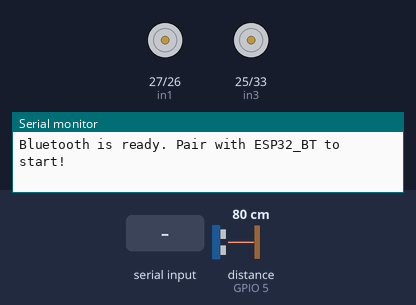
Bench run of a sketch on a simulated ESP32. Shown: motor-driver pin pairs drawn as motors (green arrow = first pin HIGH = forward, orange = second pin HIGH = backward, longer = more drive, scaled by the enable pin), the last lines printed to the serial monitor. Wiring (inferred from the names in the program): ultrasonic range finder: trigger GPIO 18; echo GPIO 5. The inputs (shaded band) are chosen by the test bench; at power-on: distance to the obstacle (sensor on GPIO 5) 80 cm. The echo pulse lasts 58.3 µs per cm; nothing arrives over Bluetooth unless stated.

Above: at 1.2 s.
1.3 s: "F" received over the second serial link
At 2.3 s:
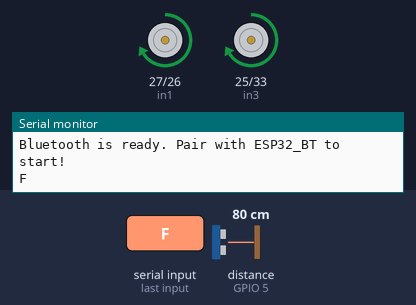
2.8 s: "B" received over the second serial link
At 3.5 s:
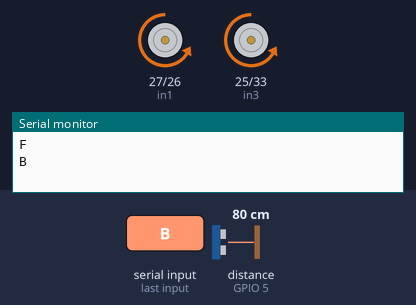
4.3 s: "L" received over the second serial link
At 4.6 s:
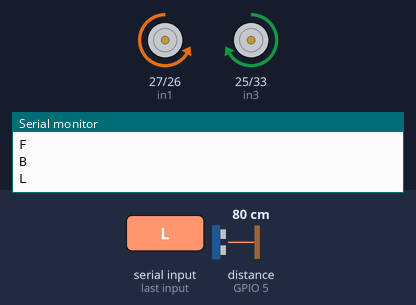
5.8 s: "R" received over the second serial link
At 6.9 s:
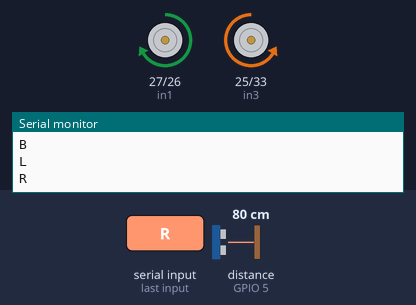
7.3 s: "I" received over the second serial link
At 8.1 s:
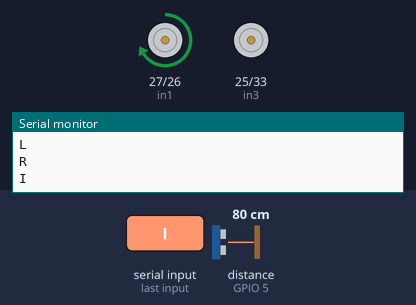
8.8 s: "G" received over the second serial link
At 9.2 s:
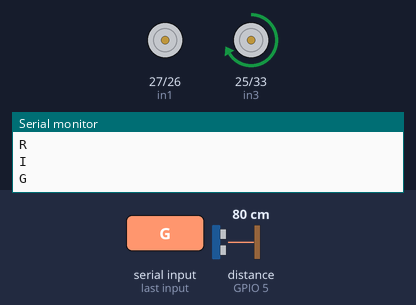
Timing chart, 0 to 11.3 s (numbered marks = the images above; inputs shaded):
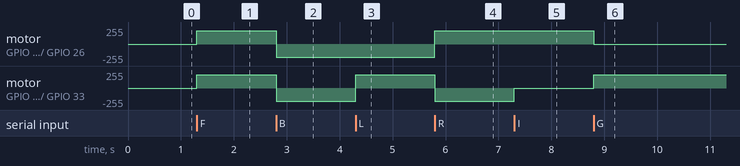

The sketch:

bluetoothCar.ino
```cpp
#include "BluetoothSerial.h"

BluetoothSerial SerialBT; // Khởi tạo đối tượng Bluetooth Serial

// Cảm biến siêu âm
#define TRIG_PIN 18
#define ECHO_PIN 5

// Định nghĩa chân điều khiển động cơ
const int enA = 14;
const int in1 = 27;
const int in2 = 26;
const int in3 = 25;
const int in4 = 33;
const int enB = 32;

int speed = 200;
volatile int distance = 0; // Biến đo khoảng cách
char dieu_khien;

// Task handle cho task đo khoảng cách
TaskHandle_t distanceTaskHandle;

void setup() {
  Serial.begin(115200);
  SerialBT.begin("ESP32_BT");
  Serial.println("Bluetooth is ready. Pair with ESP32_BT to start!");
  pinMode(enA, OUTPUT);
  pinMode(in1, OUTPUT);
  pinMode(in2, OUTPUT);

  pinMode(enB, OUTPUT);
  pinMode(in3, OUTPUT);
  pinMode(in4, OUTPUT);

  pinMode(TRIG_PIN, OUTPUT);
  pinMode(ECHO_PIN, INPUT);

  digitalWrite(in1, LOW);
  digitalWrite(in2, LOW);
  digitalWrite(in3, LOW);
  digitalWrite(in4, LOW);
  analogWrite(enA, speed);
  analogWrite(enB, speed);

  // Tạo task đo khoảng cách trên lõi 0
  xTaskCreatePinnedToCore(
    measureDistanceTask, // Hàm thực hiện đo khoảng cách
    "Distance Task",      // Tên task
    1000,                 // Kích thước stack
    NULL,                 // Tham số cho task (không cần)
    1,                    // Mức ưu tiên
    &distanceTaskHandle,  // Task handle
    0                     // Chạy trên lõi 0
  );
}

void loop() {
  // Xử lý tín hiệu Bluetooth từ điện thoại
   if (distance > 1 && distance < 30) {
    if (digitalRead(in1) == LOW && digitalRead(in2) == HIGH && digitalRead(in3) == LOW && digitalRead(in4) == HIGH) {

    }
    else{
      Stop();
    }
  }
  if (SerialBT.available()) {
    dieu_khien = SerialBT.read();
    Serial.println(dieu_khien);
    switch (dieu_khien)
    {
      case 'F':
        if (distance > 1 && distance < 30) Stop();
        else{
              tien();
              SerialBT.println(distance);
        }
        break;
      case 'B':
        SerialBT.println(distance);
        lui();
        break;
      case 'L':
        trai();
        SerialBT.println(distance);
        break;
      case 'R':
        phai();
        SerialBT.println(distance);
        break;
      case 'I':
        tien_phai();
        SerialBT.println(distance);
        break;
      case 'G':
        tien_trai();
        SerialBT.println(distance);
        break;
      case 'J':
        lui_phai();
        SerialBT.println(distance);
        break;
      case 'H':
        lui_trai();
        SerialBT.println(distance);
        break;
      case 'S':
        Stop();
        SerialBT.println(distance);
        break;
      case '0':
        SerialBT.println(distance);
        Serial.print("Distance send to server");
        Serial.println(distance);
        break;
    }
  }
}

// Hàm đo khoảng cách từ cảm biến siêu âm
void measureDistanceTask(void * parameter) {
  for (;;) {
    distance = getDistance();
    vTaskDelay(100 / portTICK_PERIOD_MS); // Kiểm tra mỗi 100ms
  }
}

// Hàm đo khoảng cách từ cảm biến siêu âm (không dùng blocking)
int getDistance() {
  digitalWrite(TRIG_PIN, LOW);
  delayMicroseconds(2);
  digitalWrite(TRIG_PIN, HIGH);
  delayMicroseconds(10);
  digitalWrite(TRIG_PIN, LOW);
  long duration = pulseIn(ECHO_PIN, HIGH);
  int distance = duration * 0.0343 / 2; // Tính khoảng cách (cm)
  return distance;
}

// Các hàm điều khiển động cơ
void dieuKhienDongCo(bool in1_val, bool in2_val, bool in3_val, bool in4_val) {
  digitalWrite(in1, in1_val);
  digitalWrite(in2, in2_val);
  digitalWrite(in3, in3_val);
  digitalWrite(in4, in4_val);
}
void tien() { dieuKhienDongCo(HIGH, LOW, HIGH, LOW); }
void lui() { dieuKhienDongCo(LOW, HIGH, LOW, HIGH); }
void phai() { dieuKhienDongCo(HIGH, LOW, LOW, HIGH); }
void trai() { dieuKhienDongCo(LOW, HIGH, HIGH, LOW); }
void Stop() { dieuKhienDongCo(LOW, LOW, LOW, LOW); }
void tien_trai() { dieuKhienDongCo(LOW, LOW, HIGH, LOW);}
void tien_phai() { dieuKhienDongCo(HIGH, LOW, LOW, LOW); }
void lui_phai() { dieuKhienDongCo(LOW, HIGH, LOW, LOW);}
void lui_trai() { dieuKhienDongCo(LOW, LOW, LOW, HIGH);}
```

Measured:
- after the input at 1.3 s, motor on GPIO 27 (in1) / GPIO 26 (in2), motor on GPIO 25 (in3) / GPIO 33 (in4): stopped → forward 200/255 at once
- after the input at 2.8 s, motor on GPIO 27 (in1) / GPIO 26 (in2), motor on GPIO 25 (in3) / GPIO 33 (in4): forward 200/255 → backward 200/255 at once
- after the input at 4.3 s, motor on GPIO 25 (in3) / GPIO 33 (in4): backward 200/255 → forward 200/255 at once
- after the input at 5.8 s, motor on GPIO 27 (in1) / GPIO 26 (in2): backward 200/255 → forward 200/255 at once; motor on GPIO 25 (in3) / GPIO 33 (in4): forward 200/255 → backward 200/255 at once
- after the input at 7.3 s, motor on GPIO 25 (in3) / GPIO 33 (in4): backward 200/255 → stopped at once
- after the input at 8.8 s, motor on GPIO 27 (in1) / GPIO 26 (in2): forward 200/255 → stopped at once; motor on GPIO 25 (in3) / GPIO 33 (in4): stopped → forward 200/255 at once
